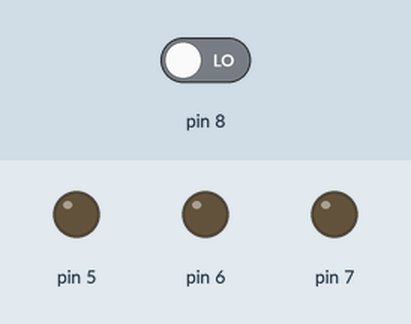
The sketch below on a simulated Arduino Uno, built with avr-gcc and run on an emulated ATmega328P. Parts: output pins drawn as LEDs (lit = HIGH). Dashed ring = blinking. The inputs (shaded band) are chosen by the test bench; at power-on: pin 8 LOW.

Above: at 1.2 s.
1.3 s: pin 8 driven HIGH
At 1.42 s:
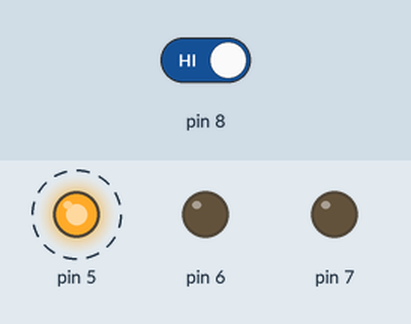
At 1.92 s:
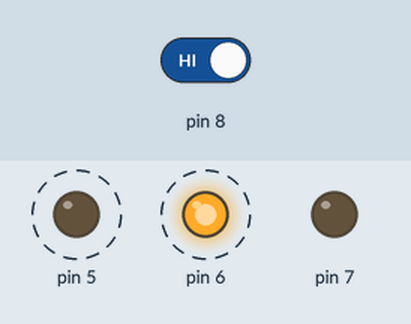
4.3 s: pin 8 driven LOW
At 5.2 s:
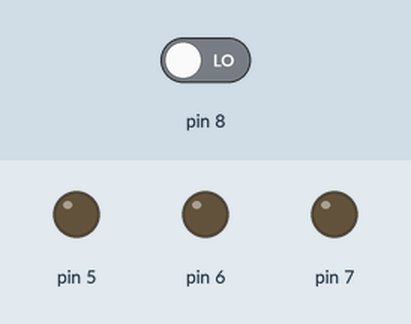
Timing chart, 0 to 7.3 s (numbered marks = the images above; inputs shaded):
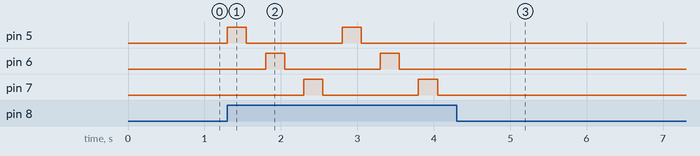

Measured:
- after the input at 1.3 s, pin 5: alternates HIGH for 0.25 s and LOW for 1.3 s, starting at once; pin 6: alternates HIGH for 0.25 s and LOW for 1.3 s, starting after 0.50 s; pin 7: alternates HIGH for 0.25 s and LOW for 1.3 s, starting after 1.0 s
- after the input at 4.3 s, pin 5–7: stops changing and stays LOW

The sketch:

3_Light_Blink.ino
```cpp
//Aidan Iannetti
int delayT = 250;
void setup() {

  pinMode(8, INPUT);
  pinMode(5, OUTPUT);
  pinMode(6, OUTPUT);
  pinMode(7, OUTPUT);
}


void loop() {
  digitalWrite(9,LOW);
  while(digitalRead(8) == HIGH){
    digitalWrite(5, HIGH);
    delay(delayT);
    digitalWrite(5, LOW);
    delay(delayT);

    digitalWrite(6, HIGH);
    delay(delayT);
    digitalWrite(6, LOW);
    delay(delayT);

    digitalWrite(7, HIGH);
    delay(delayT);
    digitalWrite(7, LOW);
    delay(delayT);
  }
}
```
